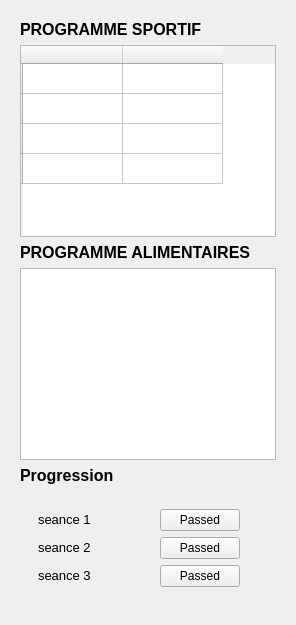
                            <widget class="QWidget" name="page_progammes">
                             <layout class="QVBoxLayout" name="verticalLayout_43">
                              <item>
                               <widget class="QWidget" name="widget_32" native="true">
                                <property name="styleSheet">
                                 <string notr="true">background-color:none</string>
                                </property>
                                <layout class="QVBoxLayout" name="verticalLayout_44">
                                 <item>
                                  <widget class="QLabel" name="label_46">
                                   <property name="text">
                                    <string>&lt;html&gt;&lt;head/&gt;&lt;body&gt;&lt;p&gt;&lt;span style=&quot; font-size:12pt; font-weight:700;&quot;&gt;PROGRAMME SPORTIF&lt;/span&gt;&lt;/p&gt;&lt;/body&gt;&lt;/html&gt;</string>
                                   </property>
                                  </widget>
                                 </item>
                                 <item>
                                  <widget class="QTableWidget" name="tableWidget">
                                   <row>
                                    <property name="text">
                                     <string/>
                                    </property>
                                   </row>
                                   <row>
                                    <property name="text">
                                     <string/>
                                    </property>
                                   </row>
                                   <row>
                                    <property name="text">
                                     <string/>
                                    </property>
                                   </row>
                                   <row>
                                    <property name="text">
                                     <string/>
                                    </property>
                                   </row>
                                   <column>
                                    <property name="text">
                                     <string/>
                                    </property>
                                   </column>
                                   <column>
                                    <property name="text">
                                     <string/>
                                    </property>
                                   </column>
                                   <item row="1" column="0">
                                    <property name="text">
                                     <string/>
                                    </property>
                                   </item>
                                   <item row="1" column="1">
                                    <property name="text">
                                     <string/>
                                    </property>
                                   </item>
                                   <item row="2" column="0">
                                    <property name="text">
                                     <string/>
                                    </property>
                                   </item>
                                   <item row="2" column="1">
                                    <property name="text">
                                     <string/>
                                    </property>
                                   </item>
                                   <item row="3" column="0">
                                    <property name="text">
                                     <string/>
                                    </property>
                                   </item>
                                   <item row="3" column="1">
                                    <property name="text">
                                     <string/>
                                    </property>
                                   </item>
                                  </widget>
                                 </item>
                                 <item>
                                  <widget class="QLabel" name="label_47">
                                   <property name="text">
                                    <string>&lt;html&gt;&lt;head/&gt;&lt;body&gt;&lt;p&gt;&lt;span style=&quot; font-size:12pt; font-weight:700;&quot;&gt;PROGRAMME ALIMENTAIRES&lt;/span&gt;&lt;/p&gt;&lt;/body&gt;&lt;/html&gt;</string>
                                   </property>
                                  </widget>
                                 </item>
                                 <item>
                                  <widget class="QPlainTextEdit" name="plainTextEdit">
                                   <property name="plainText">
                                    <string/>
                                   </property>
                                   <property name="placeholderText">
                                    <string>........HERE.......</string>
                                   </property>
                                  </widget>
                                 </item>
                                 <item>
                                  <widget class="QLabel" name="label_57">
                                   <property name="text">
                                    <string>&lt;html&gt;&lt;head/&gt;&lt;body&gt;&lt;p&gt;&lt;span style=&quot; font-size:12pt; font-weight:700;&quot;&gt;Progression&lt;/span&gt;&lt;/p&gt;&lt;/body&gt;&lt;/html&gt;</string>
                                   </property>
                                  </widget>
                                 </item>
                                 <item>
                                  <widget class="QWidget" name="widget_45" native="true">
                                   <property name="minimumSize">
                                    <size>
                                     <width>0</width>
                                     <height>100</height>
                                    </size>
                                   </property>
                                   <layout class="QHBoxLayout" name="horizontalLayout_44">
                                    <item>
                                     <widget class="QWidget" name="widget_43" native="true">
                                      <property name="maximumSize">
                                       <size>
                                        <width>161</width>
                                        <height>16777215</height>
                                       </size>
                                      </property>
                                      <layout class="QVBoxLayout" name="verticalLayout_59">
                                       <item>
                                        <widget class="QLabel" name="label_54">
                                         <property name="text">
                                          <string>&lt;html&gt;&lt;head/&gt;&lt;body&gt;&lt;p&gt;&lt;span style=&quot; font-size:10pt;&quot;&gt;seance 1&lt;/span&gt;&lt;/p&gt;&lt;/body&gt;&lt;/html&gt;</string>
                                         </property>
                                        </widget>
                                       </item>
                                       <item>
                                        <widget class="QLabel" name="label_55">
                                         <property name="text">
                                          <string>&lt;html&gt;&lt;head/&gt;&lt;body&gt;&lt;p&gt;&lt;span style=&quot; font-size:10pt;&quot;&gt;seance 2&lt;/span&gt;&lt;/p&gt;&lt;/body&gt;&lt;/html&gt;</string>
                                         </property>
                                        </widget>
                                       </item>
                                       <item>
                                        <widget class="QLabel" name="label_56">
                                         <property name="text">
                                          <string>&lt;html&gt;&lt;head/&gt;&lt;body&gt;&lt;p&gt;&lt;span style=&quot; font-size:10pt;&quot;&gt;seance 3&lt;/span&gt;&lt;/p&gt;&lt;/body&gt;&lt;/html&gt;</string>
                                         </property>
                                        </widget>
                                       </item>
                                      </layout>
                                     </widget>
                                    </item>
                                    <item alignment="Qt::AlignLeft">
                                     <widget class="QWidget" name="widget_44" native="true">
                                      <layout class="QVBoxLayout" name="verticalLayout_58">
                                       <item>
                                        <widget class="QPushButton" name="pushButton_seance1">
                                         <property name="styleSheet">
                                          <string notr="true">color:black</string>
                                         </property>
                                         <property name="text">
                                          <string>Passed</string>
                                         </property>
                                         <property name="checkable">
                                          <bool>true</bool>
                                         </property>
                                        </widget>
                                       </item>
                                       <item>
                                        <widget class="QPushButton" name="pushButton_seance2">
                                         <property name="styleSheet">
                                          <string notr="true">color:black</string>
                                         </property>
                                         <property name="text">
                                          <string>Passed</string>
                                         </property>
                                         <property name="checkable">
                                          <bool>true</bool>
                                         </property>
                                        </widget>
                                       </item>
                                       <item>
                                        <widget class="QPushButton" name="pushButton_seance3">
                                         <property name="styleSheet">
                                          <string notr="true">color:black</string>
                                         </property>
                                         <property name="text">
                                          <string>Passed</string>
                                         </property>
                                         <property name="checkable">
                                          <bool>true</bool>
                                         </property>
                                        </widget>
                                       </item>
                                      </layout>
                                     </widget>
                                    </item>
                                   </layout>
                                  </widget>
                                 </item>
                                </layout>
                               </widget>
                              </item>
                             </layout>
                            </widget>
